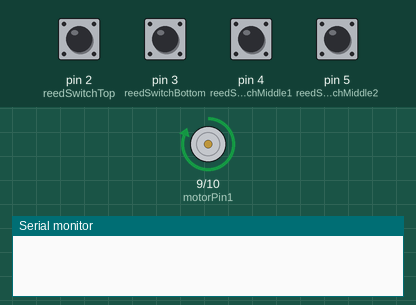
Recording of a sketch running on a simulated Arduino Uno, built with avr-gcc and run on an emulated ATmega328P. Parts: motor-driver pin pairs drawn as motors (green arrow = first pin HIGH = forward, orange = second pin HIGH = backward, longer = more drive), the last lines printed to the serial monitor. The test bench sets the inputs (shaded band); at power-on: pin 2 (reedSwitchTop), pin 3 (reedSwitchBottom), pin 4 (reedSwitchMiddle1), pin 5 (reedSwitchMiddle2) HIGH.

Above: at 1.2 s.
1.3 s: pin 2 (reedSwitchTop) pulled LOW for 0.15 s
At 1.37 s:
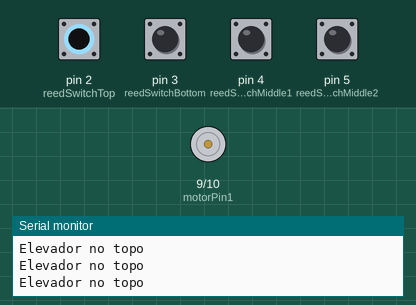
2.9 s: pin 3 (reedSwitchBottom) pulled LOW for 0.15 s
At 3.7 s:
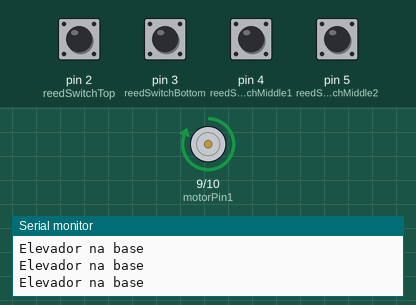
4.5 s: pin 4 (reedSwitchMiddle1) pulled LOW for 0.15 s
At 4.58 s:
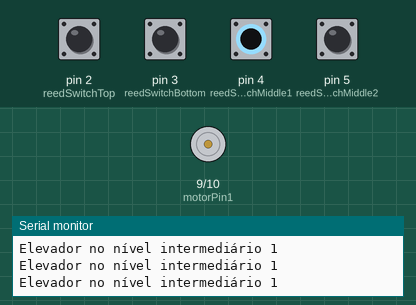
6.1 s: pin 2 (reedSwitchTop) driven LOW and pin 3 (reedSwitchBottom) driven LOW
At 6.4 s:
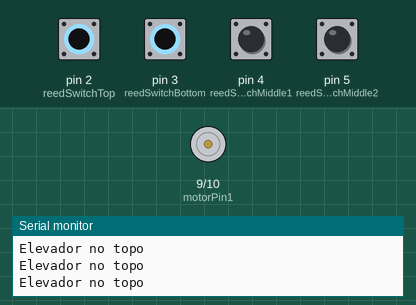
Timing chart, 0 to 9.1 s (numbered marks = the images above; inputs shaded):
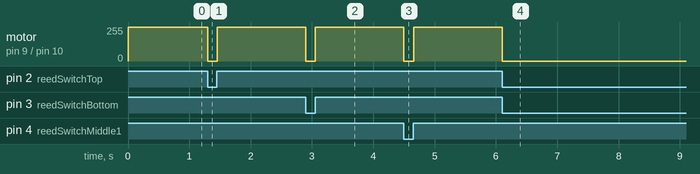

The sketch:

elevador-aula1.ino
```cpp
// Definição dos pinos
const int motorPin1 = 9; // Pino de controle do motor
const int motorPin2 = 10; // Pino de controle do motor
const int reedSwitchTop = 2; // Pino do sensor reed switch do topo
const int reedSwitchBottom = 3; // Pino do sensor reed switch da base
const int reedSwitchMiddle1 = 4; // Pino do sensor reed switch intermediário 1
const int reedSwitchMiddle2 = 5; // Pino do sensor reed switch intermediário 2

void setup() {
  // Configuração dos pinos
  pinMode(motorPin1, OUTPUT);
  pinMode(motorPin2, OUTPUT);
  pinMode(reedSwitchTop, INPUT_PULLUP);
  pinMode(reedSwitchBottom, INPUT_PULLUP);
  pinMode(reedSwitchMiddle1, INPUT_PULLUP);
  pinMode(reedSwitchMiddle2, INPUT_PULLUP);
  Serial.begin(9600);
}

void loop() {
  // Verifica o estado dos sensores reed switch
  bool topSwitchState = digitalRead(reedSwitchTop);
  bool bottomSwitchState = digitalRead(reedSwitchBottom);
  bool middle1SwitchState = digitalRead(reedSwitchMiddle1);
  bool middle2SwitchState = digitalRead(reedSwitchMiddle2);

  if (topSwitchState == LOW) {
    // Elevador chegou ao topo, parar o motor
    stopMotor();
    Serial.println("Elevador no topo");
  } else if (bottomSwitchState == LOW) {
    // Elevador chegou à base, parar o motor
    stopMotor();
    Serial.println("Elevador na base");
  } else if (middle1SwitchState == LOW) {
    // Elevador chegou ao nível intermediário 1, parar o motor
    stopMotor();
    Serial.println("Elevador no nível intermediário 1");
  } else if (middle2SwitchState == LOW) {
    // Elevador chegou ao nível intermediário 2, parar o motor
    stopMotor();
    Serial.println("Elevador no nível intermediário 2");
  } else {
    // Movimentar o elevador
    moveElevatorUp();
  }
}

void stopMotor() {
  digitalWrite(motorPin1, LOW);
  digitalWrite(motorPin2, LOW);
}

void moveElevatorUp() {
  digitalWrite(motorPin1, HIGH);
  digitalWrite(motorPin2, LOW);
}

void moveElevatorDown() {
  digitalWrite(motorPin1, LOW);
  digitalWrite(motorPin2, HIGH);
}
```

Measured:
- after the input at 1.3 s, motor on pin 9 (motorPin1) / pin 10 (motorPin2): forward 255/255 → stopped at once, → forward 255/255 0.16 s later
- after the input at 2.9 s, motor on pin 9 (motorPin1) / pin 10 (motorPin2): forward 255/255 → stopped at once, → forward 255/255 0.16 s later
- after the input at 4.5 s, motor on pin 9 (motorPin1) / pin 10 (motorPin2): forward 255/255 → stopped at once, → forward 255/255 0.16 s later
- after the input at 6.1 s, motor on pin 9 (motorPin1) / pin 10 (motorPin2): forward 255/255 → stopped at once
